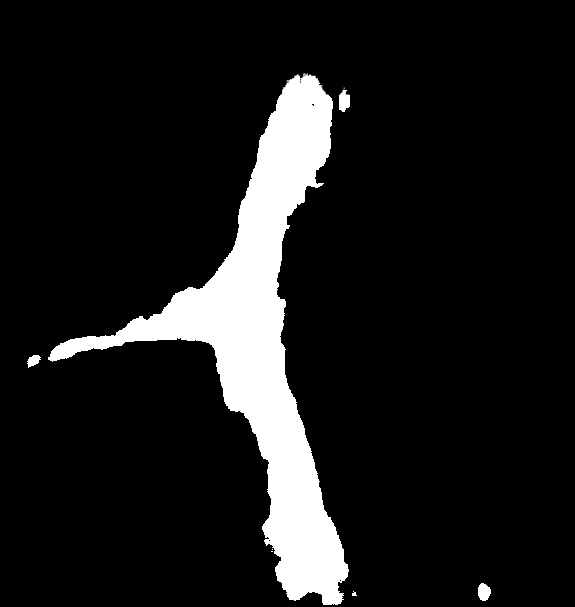
#> input picture 04_matching/2023_RVV_1_mask_51.jpg, 575 x 607 px, found by its file name
$ jupyter execute --allow-errors matching_51_sec.ipynb
#> lines starting #> are read from the running program, lines starting #| are printed output that depends on the picture; after the words box and inside, x2 and y2 are one past the last pixel; in counts of white or black regions, pixels touching at a corner belong together
[cell 1]
import os
import sys
import numpy as np
import pandas as pd
import matplotlib.pyplot as plt
import math
import requests
import cv2
from numpy.polynomial import Polynomial
from skimage.morphology import skeletonize, binary_closing, square, binary_erosion, binary_dilation, medial_axis, thin, disk, convex_hull_image, diamond, star, isotropic_closing, remove_small_objects
from skimage.filters import threshold_otsu
import json

[cell 2]
sem_segm_img_path = "/Users/senneloobuyck/Documents/Thesis_project/04_matching/2023_RVV_1_mask_51.jpg"
mapbox_imgs_dir_path = "/Users/senneloobuyck/Documents/Thesis_project/04_matching/mapbox_images_for_frame_51_RVV1"
heli_lat = 50.77718166666666
heli_lon = 3.52441
# 2 intersections so 2 solutions possible
intersec_lat1 = 50.7786715
intersec_lon1 = 3.5252944
intersec_lat2 = 50.7788689
intersec_lon2 = 3.5254466
altitude = 158.12

[cell 3]
def plot_image(img):
    plt.figure(figsize=(20,10))
    plt.imshow(cv2.cvtColor(img, cv2.COLOR_BGR2RGB))
    plt.show()

[cell 4]
# [17 lines left out: function calculate_bearing, not called in this run]

[cell 5]
# [10 lines left out: function haversine, not called in this run]

[cell 6]
# calculate pitch/tilt
# [14 lines left out: function calculate_pitch, not called in this run]

[cell 7]
# [22 lines left out: function get_mapbox_intersection_image, not called in this run]

[cell 8]
def get_intersection_coordinates(lat, lon) :
    # some lists and dataframes to store the data
    nodes = []
    intersection_nodes = []
    df_nodes = pd.DataFrame(columns=['id', 'lat', 'lon'])
    df_intersections = pd.DataFrame(columns=['lat', 'lon'])

    overpass_url = "http://overpass-api.de/api/interpreter"


    # first get the ways around the point
    # .w is a temporary variable that stores the result of the first query
    # node(way_cnt:2-);   // select those nodes that are members of two or more of the given ways
    overpass_query = f"""[out:json];
                        way(around: 300, {lat},{lon})["highway"]->.w;
                        node(way_cnt.w:2-);
                        out;"""

    response = requests.get(overpass_url, params={'data': overpass_query})

    for item in response.json()['elements']:
        df_intersections.loc[len(df_intersections)] = {'lat': item['lat'], 'lon': item['lon']}


    # print(df_intersections)
    return df_intersections

#> (a cell that did not finish here is left out)

[cell 10]
def get_skeleton(mask_bgr, contour) :
    # print("Getting the skeleton and the pruned skeleton")

    mask_gray = cv2.cvtColor(mask_bgr, cv2.COLOR_BGR2GRAY)

    # draw contour in white on black background
    contour_mask_gray = np.zeros_like(mask_gray)
    cv2.drawContours(contour_mask_gray, [contour], -1, 255, -1)
    contour_mask_bgr = cv2.cvtColor(contour_mask_gray, cv2.COLOR_GRAY2BGR)

    # To avoid the precision loss when converting the image to bool,
    # you can also binarize the image using one of the available thresholding algorithms
    thresh = threshold_otsu(contour_mask_gray)
    contour_mask_gray = contour_mask_gray > thresh

    # 1. Skeletonize
    # skeleton_gray = (skeletonize(contour_mask_gray)).astype(np.uint8)
    skeleton_gray = skeletonize(contour_mask_gray, method='lee').astype(np.uint8)

    np.set_printoptions(threshold=np.inf)
    # [7 lines of commented-out code are left out]

    skeleton_bgr = cv2.cvtColor(skeleton_gray, cv2.COLOR_GRAY2BGR)

    return skeleton_bgr

[cell 11]
def get_skeleton_intersection(skeleton):
    """ Given a skeletonised image, it will give the coordinates of the intersections of the skeleton"""
    print("Getting intersections in skeleton (more than 2 neighbours)")
    # A list of valid intersections
    # These are in the format (clockwise order)
    # 2 3 4
    # 1 C 5
    # 8 7 6
    validIntersection = [[0,1,0,1,0,0,1,0],[0,0,1,0,1,0,0,1],[1,0,0,1,0,1,0,0],
                         [0,1,0,0,1,0,1,0],[0,0,1,0,0,1,0,1],[1,0,0,1,0,0,1,0],
                         [0,1,0,0,1,0,0,1],[1,0,1,0,0,1,0,0],[0,1,0,0,0,1,0,1],
                         [0,1,0,1,0,0,0,1],[0,1,0,1,0,1,0,0],[0,0,0,1,0,1,0,1],
                         [1,0,1,0,0,0,1,0],[1,0,1,0,1,0,0,0],[0,0,1,0,1,0,1,0],
                         [1,0,0,0,1,0,1,0],[1,0,0,1,1,1,0,0],[0,0,1,0,0,1,1,1],
                         [1,1,0,0,1,0,0,1],[0,1,1,1,0,0,1,0],[1,0,1,1,0,0,1,0],
                         [1,0,1,0,0,1,1,0],[1,0,1,1,0,1,1,0],[0,1,1,0,1,0,1,1],
                         [1,1,0,1,1,0,1,0],[1,1,0,0,1,0,1,0],[0,1,1,0,1,0,1,0],
                         [0,0,1,0,1,0,1,1],[1,0,0,1,1,0,1,0],[1,0,1,0,1,1,0,1],
                         [1,0,1,0,1,1,0,0],[1,0,1,0,1,0,0,1],[0,1,0,0,1,0,1,1],
                         [0,1,1,0,1,0,0,1],[1,1,0,1,0,0,1,0],[0,1,0,1,1,0,1,0],
                         [0,0,1,0,1,1,0,1],[1,0,1,0,0,1,0,1],[1,0,0,1,0,1,1,0],
                         [1,0,1,1,0,1,0,0]]
    skeleton_gray = cv2.cvtColor(skeleton, cv2.COLOR_BGR2GRAY)
    image = skeleton_gray.copy()
    image = image/255
    intersections = []
    for x in range(1,len(image)-1):
        for y in range(1,len(image[x])-1):
            # if we have a white pixel
            if image[x][y] == 1:
                neighbours = [image[x-1][y], image[x-1][y-1], image[x][y-1], image[x+1][y-1], image[x+1][y], image[x+1][y+1], image[x][y+1], image[x-1][y+1]]
                if neighbours in validIntersection:
                    intersections.append((y,x))
    # [6 lines of commented-out code are left out]
    return intersections

[cell 12]
# [23 lines left out: function prune_skeleton, not called in this run]

[cell 13]
img_bgr = cv2.imread(sem_segm_img_path)
#> img_bgr is the input picture: shape (607, 575, 3); min 0, max 255, mean 26.8
plot_image(img_bgr)

[cell 14]
closing_bgr = isotropic_closing(img_bgr, radius=30)
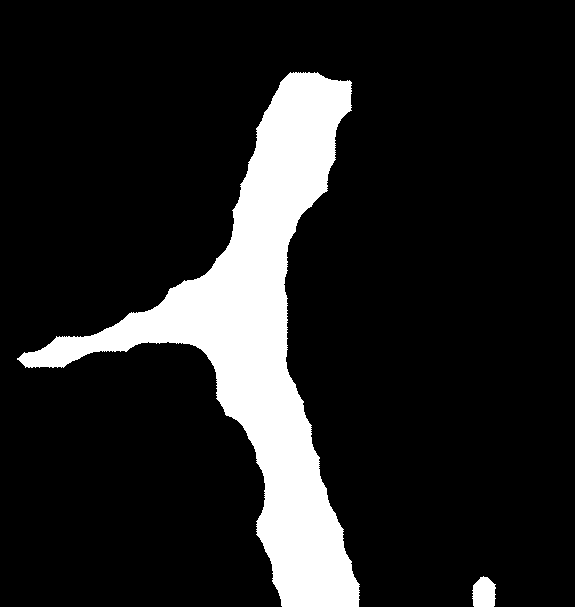
#> closing_bgr: shape (607, 575, 3) bool; 13.5% white; 2 white regions, box (x1, y1, x2, y2) and area: (17, 72, 360, 607) 46440, (472, 576, 496, 607) 605
closing_bgr = closing_bgr.astype(np.uint8) * 255
plot_image(closing_bgr)
print(f"Shape of closing_bgr: {closing_bgr.shape}")
#| Shape of closing_bgr: (607, 575, 3)

[cell 15]
mask_bgr = closing_bgr.copy()
mask_bgr_copy = mask_bgr.copy()
mask_gray = cv2.cvtColor(mask_bgr, cv2.COLOR_BGR2GRAY)
mask_gray_copy = mask_gray.copy()
skeleton_gray = skeletonize(mask_gray)
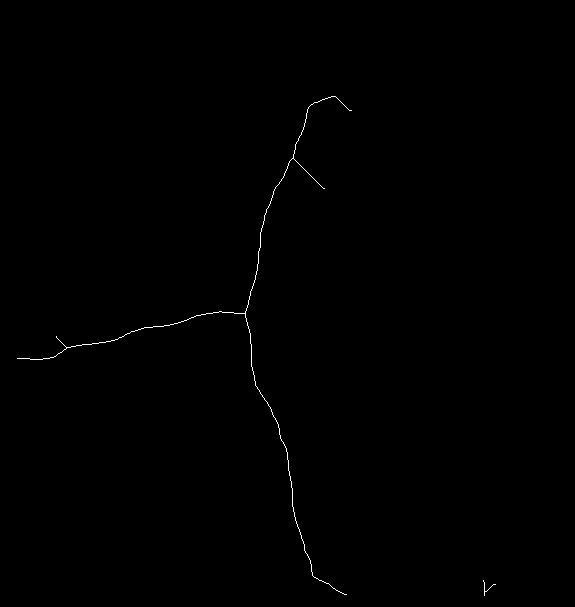
#> skeleton_gray: shape (607, 575) bool; 0.24% white in thin lines or dots, all inside (x1, y1, x2, y2) = (17, 96, 496, 596)
skeleton_gray = skeleton_gray.astype(np.uint8) * 255
skeleton_bgr = cv2.cvtColor(skeleton_gray, cv2.COLOR_GRAY2BGR)
plot_image(skeleton_bgr)

[cell 16]
# [29 lines left out: function get_patch_from_intersection, not called in this run]

[cell 17]
# [25 lines left out: function find_road_pixels, not called in this run]

[cell 18]
# [126 lines left out: function get_descriptor, not called in this run]

[cell 19]
# [86 lines left out: function find_descriptors_in_segmentation_image, not called in this run]

[cell 20]
def find_descriptors_in_segmentation_image_without_pruning(img_path) :
    print("Finding descriptors in segmentation image")

    img_bgr = cv2.imread(img_path)
    print("Segmentation image")
    plot_image(img_bgr)

    closing_bgr = isotropic_closing(img_bgr, radius=30)
    closing_bgr = closing_bgr.astype(np.uint8) * 255
    print("Isotropic closing of segmentation image")
    plot_image(closing_bgr)

    closing_bgr_copy = closing_bgr.copy()
    closing_gray = cv2.cvtColor(closing_bgr, cv2.COLOR_BGR2GRAY)

    contours, hierarchy = cv2.findContours(closing_gray, cv2.RETR_EXTERNAL, cv2.CHAIN_APPROX_SIMPLE)
#> contours = 2 contours; box (x1, y1, x2, y2) and area: (17, 72, 360, 607) 45682, (472, 576, 496, 607) 562
    print(f"Number of contours: {len(contours)}")
#| Number of contours: 2
    cv2.drawContours(closing_bgr_copy, contours, contourIdx=-1, color=(255, 0, 0), thickness=2)
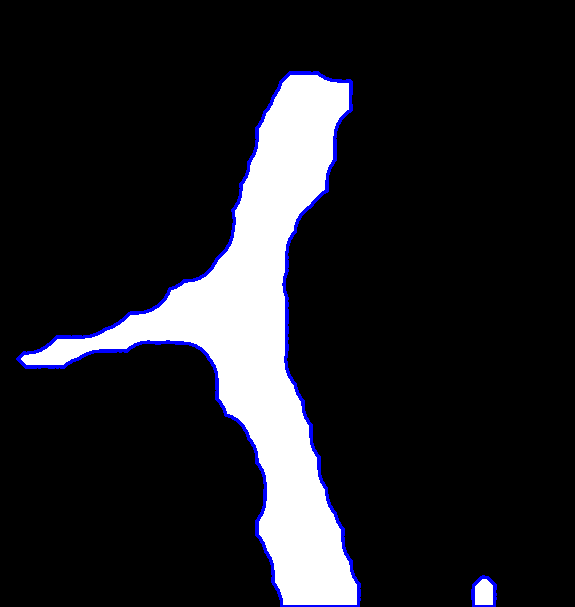
#> closing_bgr_copy: shape (607, 575, 3); mean B, G, R 36, 31.6, 31.6

    descriptors = []

    for contour in contours :
        contour_length = cv2.arcLength(contour, closed=True)
        print(f"Contour length: {contour_length}")
        contour_area = cv2.contourArea(contour)
        print(f"Contour area: {contour_area}")

        # measure the irregularity of the polygon
        if contour_length != 0 :
            convex_hull = cv2.convexHull(contour)
            convex_hull_area = cv2.contourArea(convex_hull)
            print(f"Convex hull area: {convex_hull_area}")
            # cv2.polylines(mask_bgr_copy, [convex_hull], isClosed=True, color=(0, 255, 0), thickness=3)
            solidity = contour_area / convex_hull_area

            # get skeleton of the contour
            skeleton_contour_bgr = get_skeleton(mask_bgr_copy, contour)

            plot_image(skeleton_contour_bgr)

            # find the intersections in the skeleton
            skel_intersections = get_skeleton_intersection(skeleton_contour_bgr)

            print(f"{len(skel_intersections)} intersections found in the skeleton")

            #  make a decision based on the solidity
            if solidity < 0.60 and skel_intersections != [] :
                print(f"Solidity = {solidity} -> this contour can be related to an intersection in the road")


                # further processing
                if skel_intersections == [] :
                    print("No intersection is found in a possible intersection contour")
                else :
                    # visualization
                    skeleton_contour_bgr_copy = skeleton_contour_bgr.copy()
                    for intersection in skel_intersections :
                        skeleton_contour_bgr_copy[intersection[1], intersection[0]] = [0, 0, 255]
                    # plot_image(pruned_skeleton_contour_bgr_copy)
                    # now try and match intersection with the openstreetmap images
                    print("Intersection is found in a possible intersection contour, now try and match it with the openstreetmap images")
                    for intersection in skel_intersections :
                        patch_size = 31 # needs to be odd number
                        patch, neighbour_road_pixels = get_patch_from_intersection(skeleton_contour_bgr, intersection, patch_size)
                        print(f"Road neighbour pixels: {neighbour_road_pixels}")
                        print(f"Number of roads that intersect in this intersection: {len(neighbour_road_pixels)}")
                        print("Patch:")
                        plt.imshow(patch, cmap='gray')
                        plt.show()
                        print(patch)
                        descriptor = get_descriptor(patch, neighbour_road_pixels)
                        descriptors.append(descriptor)
            else :
                print(f"Solidity = {solidity} -> no intersection in this contour")
#> this loop made 2 passes
#> (contour_length, contour_area, convex_hull_area, solidity, thresh in get_skeleton) on passes 1 to 2: (98.67, 561.5, 594, 0.945, 0), (1814.1, 45682.5, 108761, 0.42, 0)
#> (printed output is left out)
#> pass 1, in get_skeleton, `contour_mask_bgr = cv2.cvtColor(contour_mask_gray, cv2.COLOR_GRAY2BGR)`:
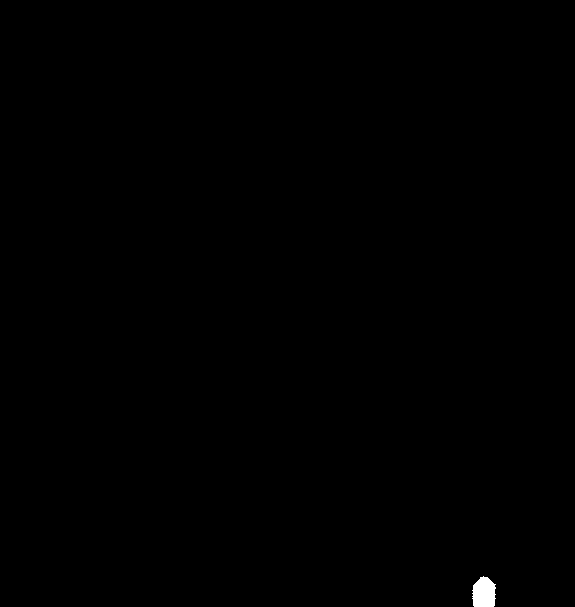
#> contour_mask_bgr: shape (607, 575, 3); 0.17% white; 1 white region, box (x1, y1, x2, y2) and area: (472, 576, 496, 607) 605
#> pass 1, in get_skeleton, `skeleton_gray = skeletonize(contour_mask_gray, method='lee').astype(np..`:
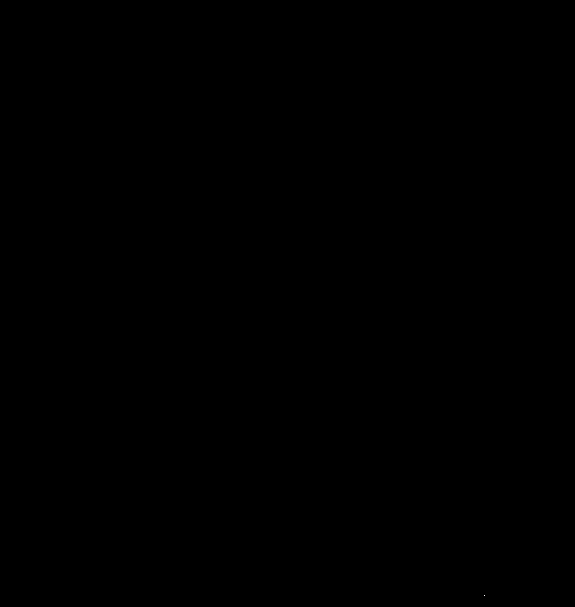
#> skeleton_gray: shape (607, 575); values 0 (black) and 1 (white), 0% white in thin lines or dots, all inside (x1, y1, x2, y2) = (484, 595, 485, 596)
#> pass 2, in plot_image (call 7), `plt.show()`:
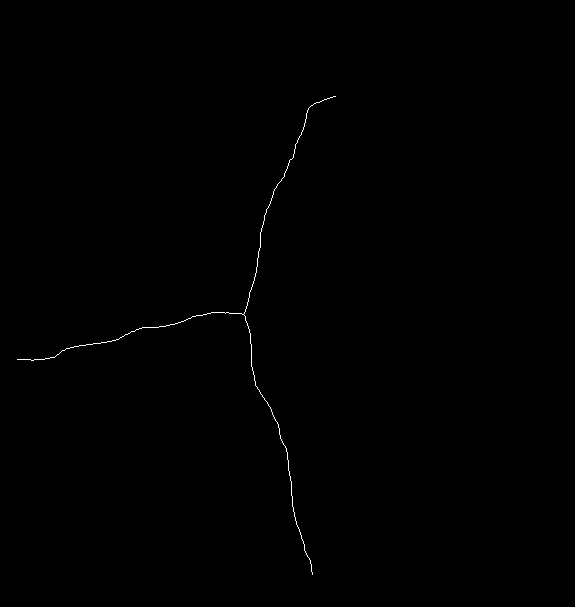
#> shown: shape (607, 575, 3); values 0 (black) and 1 (white), 0.21% white in thin lines or dots, all inside (x1, y1, x2, y2) = (17, 96, 336, 575)
#> after the loop, descriptors = []
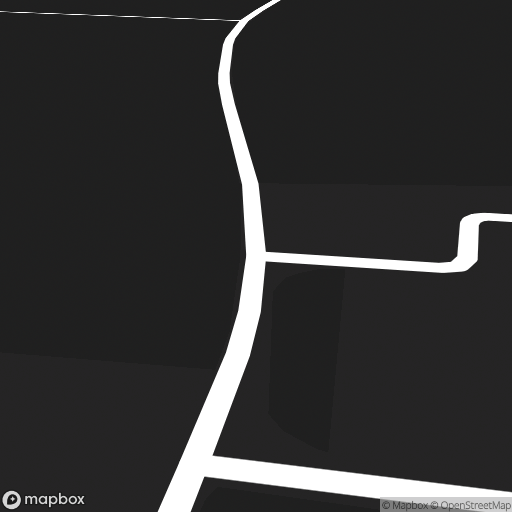
#> input picture 04_matching/mapbox_images_for_frame_51_RVV1/50.7749296_3.5262874.png, 512 x 512 px, found by its file name
#> further down, mb_image_bgr is the input picture: shape (512, 512, 3); mean B, G, R 51, 50.9, 51.1

    if descriptors == [] :
        return None
    else :
        return descriptors

[cell 21]
# segm_img_des = find_descriptors_in_segmentation_image(sem_segm_img_path)
segm_img_des = find_descriptors_in_segmentation_image_without_pruning(sem_segm_img_path)
print(f"Array of descriptors: {segm_img_des}")

[cell 22]
def find_descriptors_in_mapbox_image(img_path, image_name) :
#> called with image_name = '50.7749296_3.5262874.png'
    print(f"Finding descriptors in mapbox image {image_name}")

    img_bgr = cv2.imread(img_path)
    # print("Mapbox image")
    # plot_image(img_bgr)

    new_width, new_height = img_bgr.shape[1], img_bgr.shape[0] - 100
    cropped_img_bgr = img_bgr[0:new_height, 0:new_width]
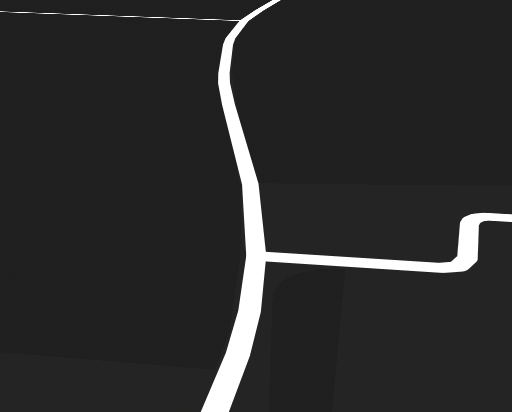
#> cropped_img_bgr: shape (412, 512, 3); mean B, G, R 44.2, 44.1, 44.3
    # print("Cropped mapbox image")
    # plot_image(cropped_img_bgr)

    # print("Binary thresholding")
    img_gray = cv2.cvtColor(cropped_img_bgr, cv2.COLOR_BGR2GRAY)
    ret, thresh_gray = cv2.threshold(img_gray, 127, 255, cv2.THRESH_BINARY)
#> thresh_gray: shape (412, 512); 5.1% white; 10 white regions (1 under 20 px), largest, box (x1, y1, x2, y2) and area: (201, 0, 512, 412) 10682, (145, 17, 167, 18) 22, (172, 18, 194, 19) 22
#> (the rest of the program and of its run is left out)
